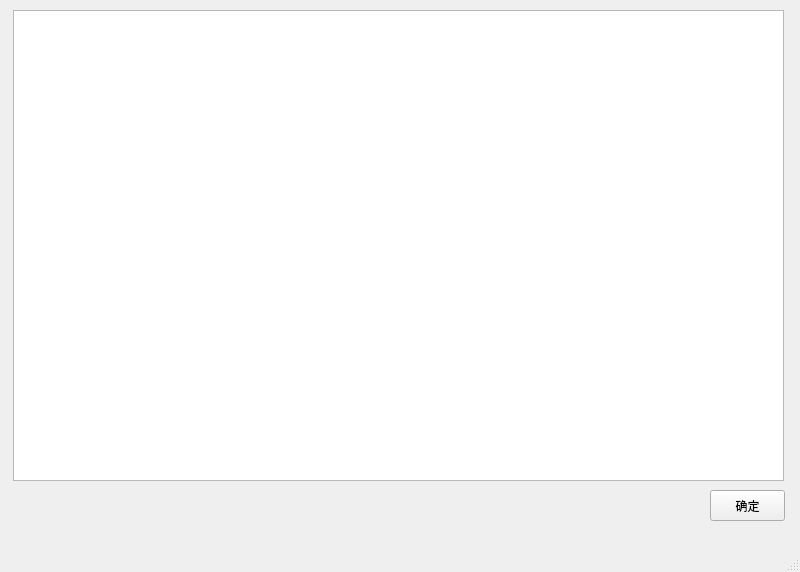
<?xml version="1.0" encoding="UTF-8"?>
<ui version="4.0">
 <class>MainWindow</class>
 <widget class="QMainWindow" name="MainWindow">
  <property name="geometry">
   <rect>
    <x>0</x>
    <y>0</y>
    <width>800</width>
    <height>572</height>
   </rect>
  </property>
  <property name="windowTitle">
   <string>MainWindow</string>
  </property>
  <widget class="QWidget" name="centralwidget">
   <widget class="QPushButton" name="pushButton">
    <property name="geometry">
     <rect>
      <x>710</x>
      <y>490</y>
      <width>75</width>
      <height>31</height>
     </rect>
    </property>
    <property name="text">
     <string>确定</string>
    </property>
   </widget>
   <widget class="QPlainTextEdit" name="plainTextEdit">
    <property name="geometry">
     <rect>
      <x>13</x>
      <y>10</y>
      <width>771</width>
      <height>471</height>
     </rect>
    </property>
   </widget>
  </widget>
  <widget class="QMenuBar" name="menubar">
   <property name="geometry">
    <rect>
     <x>0</x>
     <y>0</y>
     <width>800</width>
     <height>23</height>
    </rect>
   </property>
  </widget>
  <widget class="QStatusBar" name="statusbar"/>
 </widget>
 <resources/>
 <connections/>
</ui>
